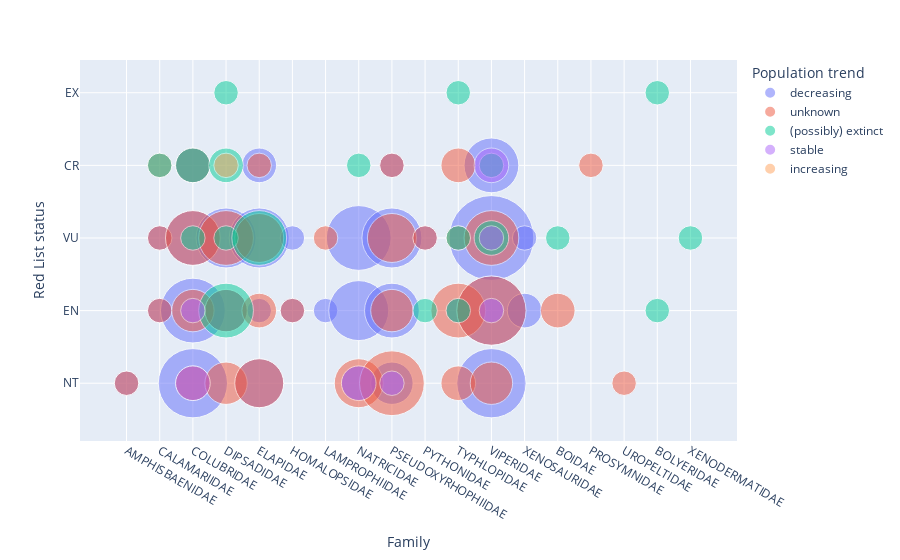

Notebook code for this chart:
### Markdown cell above
### Visualisation

### Code cell
fig = px.scatter(data_frame = status,
    x="Family",
    y="Red List status",
    size="Count",
    color="Population trend",
    size_max = 60,
    opacity = 0.5
)
fig.show()

### Figure 1 — Plotly figure (JSON) as saved in the notebook; plotly's stock layout.template omitted (floating-point values rounded to 4 significant figures)
{"data": [{"hovertemplate": "Population trend=decreasing<br>Family=%{x}<br>Red List status=%{y}<br>Count=%{marker.size}<extra></extra>", "legendgroup": "decreasing", "marker": {"color": "#636efa", "opacity": 0.5, "size": [1, 1, 1, 8, 7, 5, 2, 6, 3, 6, 4, 2, 1, 1, 1, 1, 7, 6, 2, 6, 5, 3, 1, 1, 1, 12, 8, 8, 5, 2, 1], "sizemode": "area", "sizeref": 0.003333, "symbol": "circle"}, "mode": "markers", "name": "decreasing", "orientation": "v", "showlegend": true, "type": "scatter", "x": ["AMPHISBAENIDAE", "CALAMARIIDAE", "CALAMARIIDAE", "COLUBRIDAE", "COLUBRIDAE", "COLUBRIDAE", "COLUBRIDAE", "DIPSADIDAE", "DIPSADIDAE", "ELAPIDAE", "ELAPIDAE", "ELAPIDAE", "ELAPIDAE", "HOMALOPSIDAE", "HOMALOPSIDAE", "LAMPROPHIIDAE", "NATRICIDAE", "NATRICIDAE", "NATRICIDAE", "PSEUDOXYRHOPHIIDAE", "PSEUDOXYRHOPHIIDAE", "PSEUDOXYRHOPHIIDAE", "PSEUDOXYRHOPHIIDAE", "PYTHONIDAE", "TYPHLOPIDAE", "VIPERIDAE", "VIPERIDAE", "VIPERIDAE", "VIPERIDAE", "XENOSAURIDAE", "XENOSAURIDAE"], "xaxis": "x", "y": ["NT", "EN", "VU", "NT", "EN", "VU", "CR", "VU", "EN", "VU", "NT", "CR", "EN", "VU", "EN", "EN", "VU", "EN", "NT", "VU", "EN", "NT", "CR", "VU", "EN", "VU", "EN", "NT", "CR", "EN", "VU"], "yaxis": "y"}, {"hovertemplate": "Population trend=unknown<br>Family=%{x}<br>Red List status=%{y}<br>Count=%{marker.size}<extra></extra>", "legendgroup": "unknown", "marker": {"color": "#EF553B", "opacity": 0.5, "size": [1, 2, 1, 1, 1, 5, 3, 2, 2, 5, 3, 3, 4, 4, 2, 1, 1, 1, 4, 1, 7, 4, 3, 1, 1, 5, 2, 2, 1, 1, 8, 5, 3], "sizemode": "area", "sizeref": 0.003333, "symbol": "circle"}, "mode": "markers", "name": "unknown", "orientation": "v", "showlegend": true, "type": "scatter", "x": ["AMPHISBAENIDAE", "BOIDAE", "CALAMARIIDAE", "CALAMARIIDAE", "CALAMARIIDAE", "COLUBRIDAE", "COLUBRIDAE", "COLUBRIDAE", "COLUBRIDAE", "DIPSADIDAE", "DIPSADIDAE", "DIPSADIDAE", "ELAPIDAE", "ELAPIDAE", "ELAPIDAE", "ELAPIDAE", "HOMALOPSIDAE", "LAMPROPHIIDAE", "NATRICIDAE", "PROSYMNIDAE", "PSEUDOXYRHOPHIIDAE", "PSEUDOXYRHOPHIIDAE", "PSEUDOXYRHOPHIIDAE", "PSEUDOXYRHOPHIIDAE", "PYTHONIDAE", "TYPHLOPIDAE", "TYPHLOPIDAE", "TYPHLOPIDAE", "TYPHLOPIDAE", "UROPELTIDAE", "VIPERIDAE", "VIPERIDAE", "VIPERIDAE"], "xaxis": "x", "y": ["NT", "EN", "CR", "EN", "VU", "VU", "EN", "NT", "CR", "VU", "NT", "EN", "NT", "VU", "EN", "CR", "EN", "VU", "NT", "CR", "NT", "VU", "EN", "CR", "VU", "EN", "CR", "NT", "VU", "NT", "EN", "VU", "NT"], "yaxis": "y"}, {"hovertemplate": "Population trend=(possibly) extinct<br>Family=%{x}<br>Red List status=%{y}<br>Count=%{marker.size}<extra></extra>", "legendgroup": "(possibly) extinct", "marker": {"color": "#00cc96", "opacity": 0.5, "size": [1, 1, 1, 1, 2, 1, 5, 2, 1, 1, 5, 1, 1, 1, 1, 1, 2, 1, 1], "sizemode": "area", "sizeref": 0.003333, "symbol": "circle"}, "mode": "markers", "name": "(possibly) extinct", "orientation": "v", "showlegend": true, "type": "scatter", "x": ["BOIDAE", "BOLYERIDAE", "BOLYERIDAE", "CALAMARIIDAE", "COLUBRIDAE", "COLUBRIDAE", "DIPSADIDAE", "DIPSADIDAE", "DIPSADIDAE", "DIPSADIDAE", "ELAPIDAE", "NATRICIDAE", "PYTHONIDAE", "TYPHLOPIDAE", "TYPHLOPIDAE", "TYPHLOPIDAE", "VIPERIDAE", "VIPERIDAE", "XENODERMATIDAE"], "xaxis": "x", "y": ["VU", "EN", "EX", "CR", "CR", "VU", "EN", "CR", "EX", "VU", "VU", "CR", "EN", "EN", "EX", "VU", "VU", "CR", "VU"], "yaxis": "y"}, {"hovertemplate": "Population trend=stable<br>Family=%{x}<br>Red List status=%{y}<br>Count=%{marker.size}<extra></extra>", "legendgroup": "stable", "marker": {"color": "#ab63fa", "opacity": 0.5, "size": [2, 1, 2, 1, 2, 1, 1], "sizemode": "area", "sizeref": 0.003333, "symbol": "circle"}, "mode": "markers", "name": "stable", "orientation": "v", "showlegend": true, "type": "scatter", "x": ["COLUBRIDAE", "COLUBRIDAE", "NATRICIDAE", "PSEUDOXYRHOPHIIDAE", "VIPERIDAE", "VIPERIDAE", "VIPERIDAE"], "xaxis": "x", "y": ["NT", "EN", "NT", "NT", "CR", "EN", "VU"], "yaxis": "y"}, {"hovertemplate": "Population trend=increasing<br>Family=%{x}<br>Red List status=%{y}<br>Count=%{marker.size}<extra></extra>", "legendgroup": "increasing", "marker": {"color": "#FFA15A", "opacity": 0.5, "size": [1], "sizemode": "area", "sizeref": 0.003333, "symbol": "circle"}, "mode": "markers", "name": "increasing", "orientation": "v", "showlegend": true, "type": "scatter", "x": ["DIPSADIDAE"], "xaxis": "x", "y": ["CR"], "yaxis": "y"}], "layout": {"legend": {"itemsizing": "constant", "title": {"text": "Population trend"}, "tracegroupgap": 0}, "margin": {"t": 60}, "xaxis": {"anchor": "y", "domain": [0, 1], "title": {"text": "Family"}}, "yaxis": {"anchor": "x", "domain": [0, 1], "title": {"text": "Red List status"}}}}
